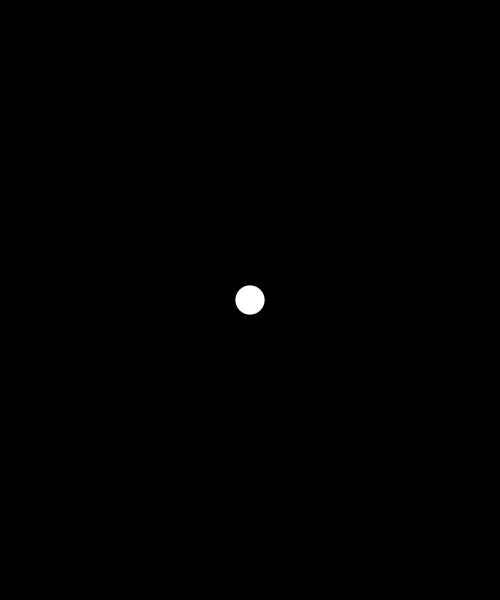
Frame 1 (no input)
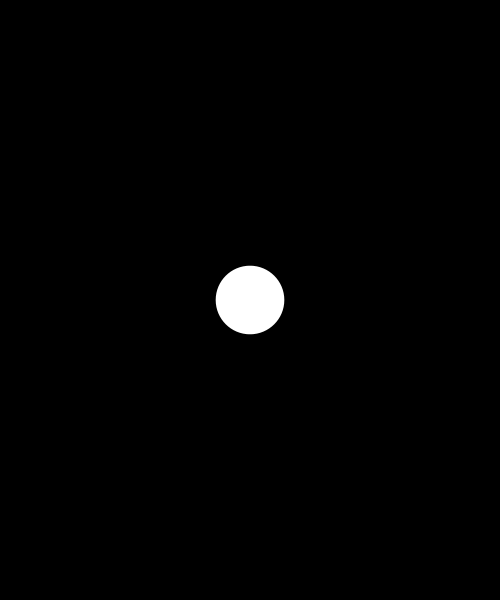
Frame 60 (the mouse pressed at the canvas centre just before this capture)
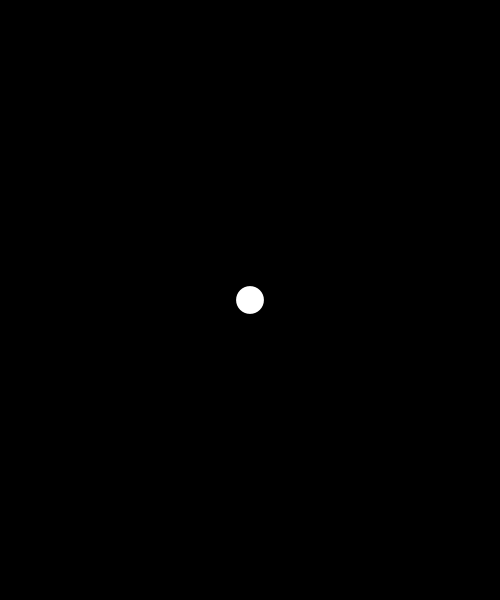
Frame 120 (the mouse held since frame 60 and released just before this capture)

The Processing sketch that drew these frames (run headless with seeded random() and noise(); from frame 60 on, the mouse is pressed at the canvas centre):

// Processing sketch: w07_02_circle_randomSize_fixed
// ── w07_02_circle_randomSize_fixed.pde
// IMA NYU Shanghai
// Interaction Lab

void setup() {
  size(500, 600);
  noStroke();
  background(0);
}

void draw() {
  background(0);
  float dia = random(-100, 100);
  ellipse(width/2, height/2, dia, dia);
}
